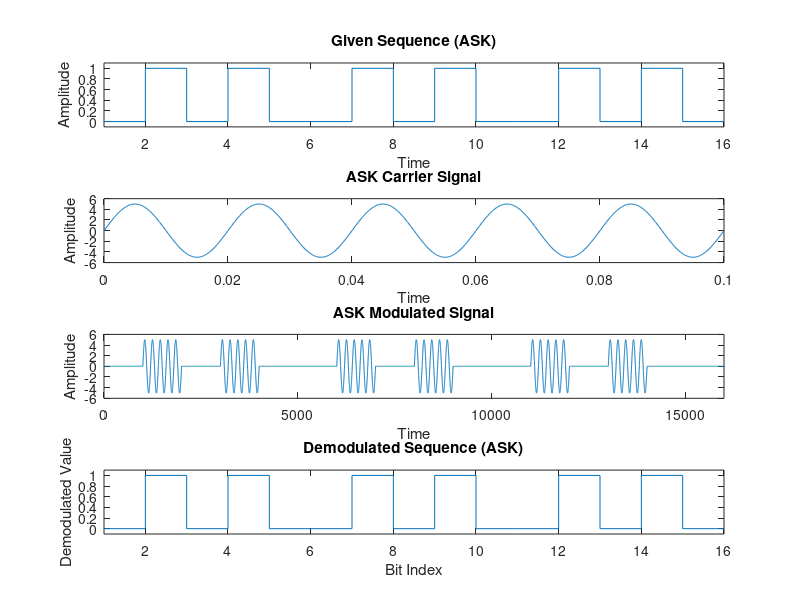
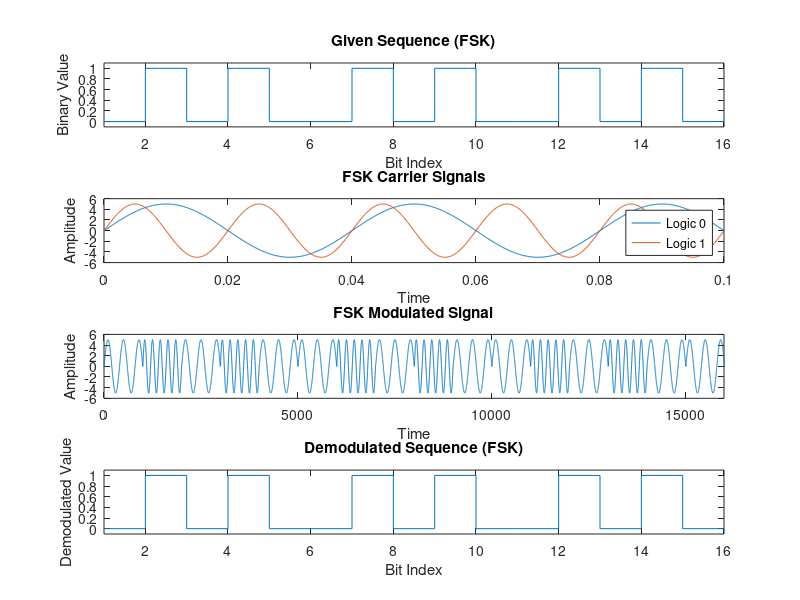

Recreate these plots in MATLAB, in order.
% Input binary data
%bitStream = [0 0 0 0 0 0 0 0  0 0 0 0 0 0 0];
%bitStream = [1 1 1 1 1 1 1 1 1 1 1 1 1 1 1 1];
%bitStream = [1 0 1 0 1 0 1 0 1 0 1 0 1 0 1 0];
bitStream = [0 1 0 1 0 0 1 0 1 0 0 1 0 1 0 0];

% Length of the bit stream
length_bitStream = length(bitStream);

% Modulation parameters
Amplitude = 5;
time = 0:0.0001:0.1; % Increased time duration for better visualization
frequency_carrier_ask = 50;
frequency_carrier_fsk_0 = 25;
frequency_carrier_fsk_1 = 50;

% ASK carrier signal
carrier_ask = Amplitude * sin(2 * pi * frequency_carrier_ask * time);

% FSK carrier signals for logic 0 and logic 1
carrier_fsk_0 = Amplitude * sin(2 * pi * frequency_carrier_fsk_0 * time);
carrier_fsk_1 = Amplitude * sin(2 * pi * frequency_carrier_fsk_1 * time);


% ASK Modulation
ask_modulated_signal = zeros(1, length_bitStream * length(time));
fsk_modulated_signal = zeros(1, length_bitStream * length(time));

for i = 1:length_bitStream
    for j = (i - 1) * length(time) + 1 : i * length(time)
        if bitStream(i) == 1
            ask_modulated_signal(j) = carrier_ask(j - (i - 1) * length(time));
            fsk_modulated_signal(j) = carrier_fsk_1(j - (i - 1) * length(time));
        else
            ask_modulated_signal(j) = 0;
            fsk_modulated_signal(j) = carrier_fsk_0(j - (i - 1) * length(time));
        end
    end
end

% ASK Demodulation
demodulated_ask = zeros(1, length_bitStream);
demodulated_fsk = zeros(1, length_bitStream);

for i = 1:length_bitStream
    % ASK Demodulation
    ask_correlation = sum(ask_modulated_signal((i - 1) * length(time) + 1 : i * length(time)) .* carrier_ask);
    if ask_correlation > 0
        demodulated_ask(i) = 1;
    else
        demodulated_ask(i) = 0;
    end
    
    % FSK Demodulation
    fsk_correlation_0 = sum(fsk_modulated_signal((i - 1) * length(time) + 1 : i * length(time)) .* carrier_fsk_0);
    fsk_correlation_1 = sum(fsk_modulated_signal((i - 1) * length(time) + 1 : i * length(time)) .* carrier_fsk_1);
    if fsk_correlation_1 > fsk_correlation_0
        demodulated_fsk(i) = 1;
    else
        demodulated_fsk(i) = 0;
    end
end

% Plotting ASK
subplot(4, 1, 1)
stairs(bitStream)
axis([1 length_bitStream -0.1 1.1])
title('Given Sequence (ASK)');
xlabel('Time')
ylabel('Amplitude')

subplot(4, 1, 2)
plot(time, carrier_ask)
title('ASK Carrier Signal');
xlabel('Time')
ylabel('Amplitude')

subplot(4, 1, 3)
plot(ask_modulated_signal)
title('ASK Modulated Signal')
xlim([0, length_bitStream * 1000]); 
xlabel('Time')
ylabel('Amplitude')

subplot(4, 1, 4)
stairs(demodulated_ask)
axis([1 length_bitStream -0.1 1.1])
title('Demodulated Sequence (ASK)');
xlabel('Bit Index')
ylabel('Demodulated Value')

% Plotting FSK
figure;
subplot(4, 1, 1)
stairs(bitStream)
axis([1 length_bitStream -0.1 1.1])
title('Given Sequence (FSK)');
xlabel('Bit Index')
ylabel('Binary Value')

subplot(4, 1, 2)
plot(time, carrier_fsk_0)
hold on
plot(time, carrier_fsk_1)
legend('Logic 0', 'Logic 1')
title('FSK Carrier Signals');
xlabel('Time')
ylabel('Amplitude')

subplot(4, 1, 3)
plot(fsk_modulated_signal)
title('FSK Modulated Signal')
xlim([0, length_bitStream * 1000]); 
xlabel('Time')
ylabel('Amplitude')

subplot(4, 1, 4)
stairs(demodulated_fsk)
axis([1 length_bitStream -0.1 1.1])
title('Demodulated Sequence (FSK)');
xlabel('Bit Index')
ylabel('Demodulated Value')
